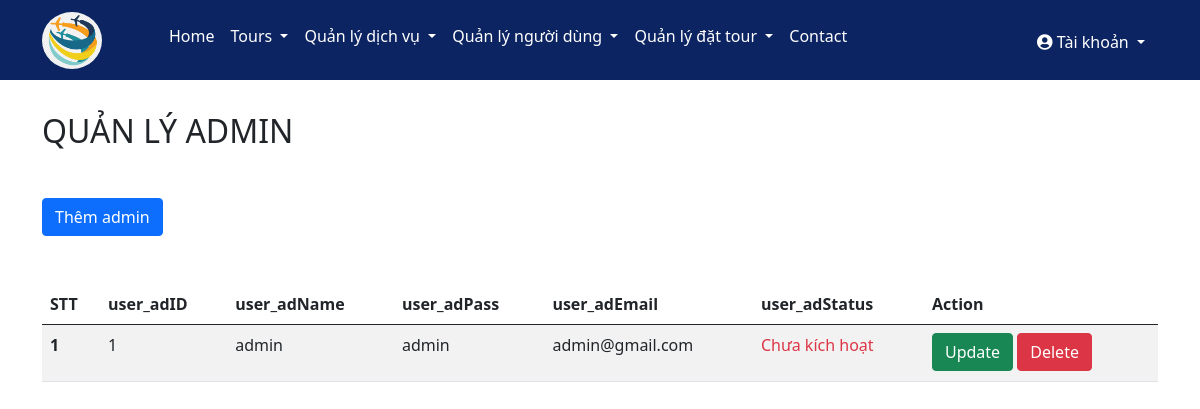
Page /admin/accountadmin.php on the committed database.
### tables this page shows
CREATE TABLE `users_ad` (
  `user_adID` int(11) NOT NULL,
  `user_adName` varchar(100) DEFAULT NULL,
  `user_adPass` varchar(50) DEFAULT NULL,
  `user_adEmail` varchar(100) DEFAULT NULL,
  `user_adStatus` tinyint(1) DEFAULT NULL
);

### admin/accountadmin.php (the view)
<?php
include('header.php');
include('../config/connect.php');
?>
<div class="container my-main">
    <h2 class="text-uppercase my-title-ad">Quản lý admin</h2>
    <a href="add_user_ad.php" type="submit" class="btn btn-primary my-title-ad">Thêm admin</a>
    <table class="table table-striped">
        <thead>
            <tr>
                <th scope=col>STT</th>
                <th scope=col>user_adID</th>
                <th scope=col>user_adName</th>
                <th scope=col>user_adPass</th>
                <th scope=col>user_adEmail</th>
                <th scope=col>user_adStatus</th>
                <th scope=col>Action</th>
            </tr>
        </thead>
        <tbody>
            <?php
            $sql = "select * from users_ad";
            $result = mysqli_query($conn,$sql);
            if(mysqli_num_rows($result)>0){
                $STT=1;
                while($row=mysqli_fetch_assoc($result)){
                    $user_adID=$row['user_adID'];
                    $user_adName=$row['user_adName'];
                    $user_adPass=$row['user_adPass'];
                    $user_adEmail=$row['user_adEmail'];
                    $user_adStatus=$row['user_adStatus'];
            ?>
            <tr>
                <th scope=rowphp><?php echo $STT++?></th>
                <td><?php echo $user_adID?></td>
                <td><?php echo $user_adName?></td>
                <td><?php echo $user_adPass?></td>
                <td><?php echo $user_adEmail?></td>
                <td>
                    <?php
                if($user_adStatus==0)
                echo '<p class="text-danger">Chưa kích hoạt</p>';
                else
                echo '<p class="text-success">Đã kích hoạt</p>';
            ?>
                </td>
                <td>
                    <a href="edit_user_ad.php?user_adID=<?php echo $user_adID; ?>"><button type="button"
                            class="btn btn-success">Update</button></a>
                    <a href="del_user_ad.php?user_adID=<?php echo $user_adID; ?>"
                        onclick="return confirm('Bạn chắc chắn muốn xóa?')"><button type="button"
                            class="btn btn-danger">Delete</button></a>
                </td>
                <?php       }
            } else echo $sql;
        ?>
        </tbody>
    </table>
</div>
<?php
include('footer.php');
?>

### css/style.css (style rules this page uses)
:root { --my-color: #0c2461; }

### css/admin.css (style rules this page uses)
* { padding: 0; margin: 0; text-decoration: none; box-sizing: border-box; }
.my-main { margin-top: 32px; margin-bottom: 32px; }
.my-title-ad { margin-bottom: 48px; }

### rows in the picture
users_ad: user_adID "1", user_adName "admin", user_adPass "admin", user_adEmail "admin@gmail.com"
